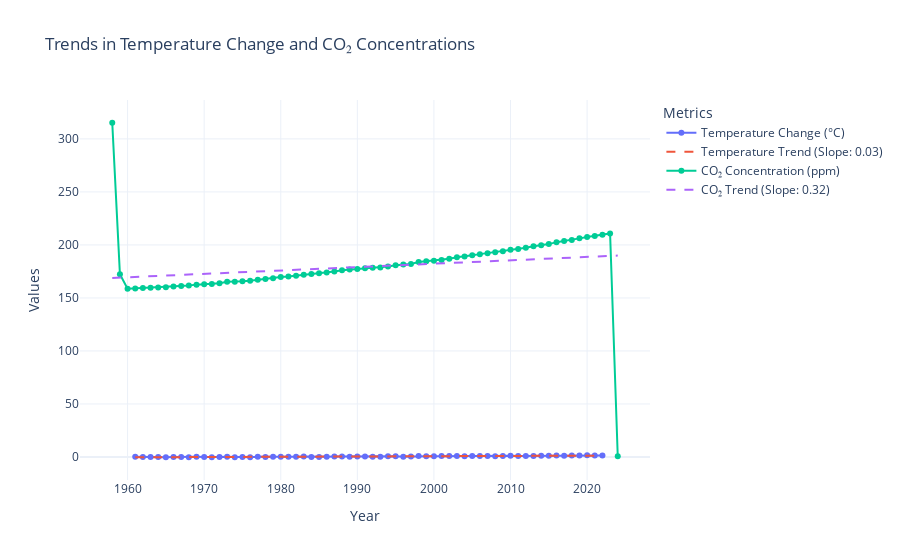

This figure's notebook cell:
### Code cell
fig_trends = go.Figure()

fig_trends.add_trace(go.Scatter(
    x=temp_years.index, y=temp_years.values,
    mode='lines+markers', name="Temperature Change (°C)"
))
fig_trends.add_trace(go.Scatter(
    x=temp_years.index, y=temp_trend_line,
    mode='lines', name=f"Temperature Trend (Slope: {temp_trend.slope:.2f})", line=dict(dash='dash')
))
fig_trends.add_trace(go.Scatter(
    x=co2_yearly.index, y=co2_yearly.values,
    mode='lines+markers', name="CO₂ Concentration (ppm)"
))

fig_trends.add_trace(go.Scatter(
    x=co2_yearly.index, y=co2_trend_line,
    mode='lines', name=f"CO₂ Trend (Slope: {co2_trend.slope:.2f})", line=dict(dash='dash')
))

fig_trends.update_layout(
    title="Trends in Temperature Change and CO₂ Concentrations",
    xaxis_title="Year",
    yaxis_title="Values",
    template="plotly_white",
    legend_title="Metrics"
)
fig_trends.show()
